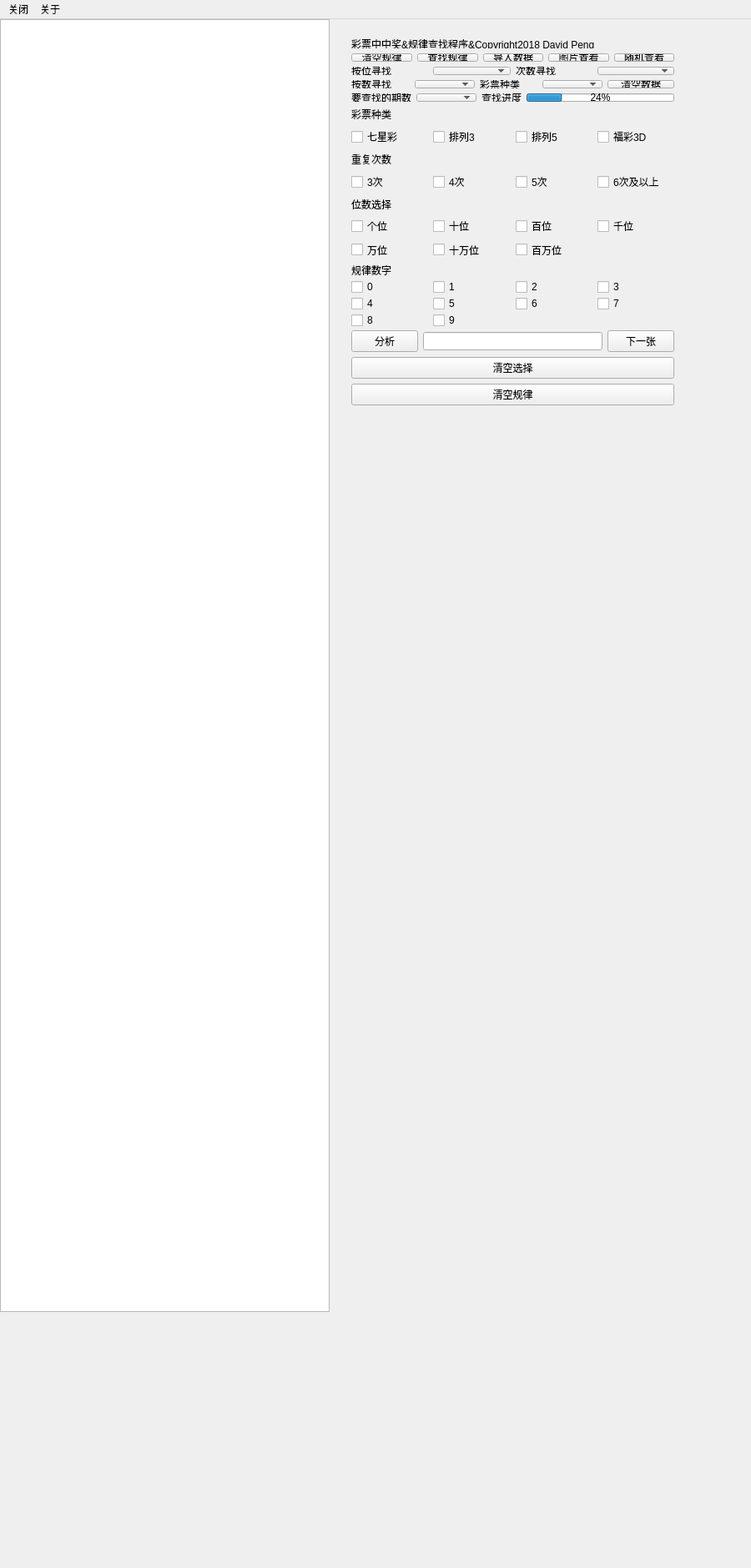
<?xml version="1.0" encoding="UTF-8"?>
<ui version="4.0">
 <class>MainWindow</class>
 <widget class="QMainWindow" name="MainWindow">
  <property name="windowModality">
   <enum>Qt::ApplicationModal</enum>
  </property>
  <property name="geometry">
   <rect>
    <x>0</x>
    <y>0</y>
    <width>900</width>
    <height>1880</height>
   </rect>
  </property>
  <property name="minimumSize">
   <size>
    <width>900</width>
    <height>1880</height>
   </size>
  </property>
  <property name="maximumSize">
   <size>
    <width>900</width>
    <height>1903</height>
   </size>
  </property>
  <property name="windowTitle">
   <string>彩票规律程序</string>
  </property>
  <widget class="QWidget" name="centralWidget">
   <property name="minimumSize">
    <size>
     <width>900</width>
     <height>1880</height>
    </size>
   </property>
   <property name="maximumSize">
    <size>
     <width>900</width>
     <height>1880</height>
    </size>
   </property>
   <widget class="RealTableView" name="tableView">
    <property name="enabled">
     <bool>true</bool>
    </property>
    <property name="geometry">
     <rect>
      <x>0</x>
      <y>0</y>
      <width>395</width>
      <height>1550</height>
     </rect>
    </property>
    <property name="minimumSize">
     <size>
      <width>395</width>
      <height>1550</height>
     </size>
    </property>
    <property name="maximumSize">
     <size>
      <width>395</width>
      <height>1550</height>
     </size>
    </property>
    <property name="styleSheet">
     <string notr="true"/>
    </property>
    <property name="midLineWidth">
     <number>2</number>
    </property>
    <property name="horizontalScrollBarPolicy">
     <enum>Qt::ScrollBarAsNeeded</enum>
    </property>
    <property name="sizeAdjustPolicy">
     <enum>QAbstractScrollArea::AdjustToContents</enum>
    </property>
    <property name="textElideMode">
     <enum>Qt::ElideMiddle</enum>
    </property>
   </widget>
   <widget class="QWidget" name="layoutWidget">
    <property name="geometry">
     <rect>
      <x>410</x>
      <y>13</y>
      <width>409</width>
      <height>461</height>
     </rect>
    </property>
    <layout class="QVBoxLayout" name="verticalLayout_3">
     <item>
      <layout class="QVBoxLayout" name="verticalLayout_2">
       <item>
        <layout class="QVBoxLayout" name="verticalLayout">
         <item>
          <layout class="QGridLayout" name="gridLayout">
           <item row="0" column="0">
            <widget class="QLabel" name="label_4">
             <property name="text">
              <string>彩票中中奖&amp;规律查找程序&amp;Copyright2018 David Peng</string>
             </property>
            </widget>
           </item>
           <item row="1" column="0">
            <layout class="QHBoxLayout" name="horizontalLayout">
             <item>
              <widget class="QPushButton" name="prev">
               <property name="text">
                <string>清空规律</string>
               </property>
              </widget>
             </item>
             <item>
              <widget class="QPushButton" name="start">
               <property name="sizePolicy">
                <sizepolicy hsizetype="Fixed" vsizetype="Fixed">
                 <horstretch>0</horstretch>
                 <verstretch>0</verstretch>
                </sizepolicy>
               </property>
               <property name="text">
                <string>查找规律</string>
               </property>
              </widget>
             </item>
             <item>
              <widget class="QPushButton" name="next">
               <property name="text">
                <string>导入数据</string>
               </property>
              </widget>
             </item>
             <item>
              <widget class="QPushButton" name="pushButton">
               <property name="sizePolicy">
                <sizepolicy hsizetype="Fixed" vsizetype="Fixed">
                 <horstretch>0</horstretch>
                 <verstretch>0</verstretch>
                </sizepolicy>
               </property>
               <property name="text">
                <string>图片查看</string>
               </property>
              </widget>
             </item>
             <item>
              <widget class="QPushButton" name="pushButton_2">
               <property name="text">
                <string>随机查看</string>
               </property>
              </widget>
             </item>
            </layout>
           </item>
           <item row="2" column="0">
            <layout class="QHBoxLayout" name="horizontalLayout_2">
             <item>
              <widget class="QLabel" name="label_7">
               <property name="text">
                <string>按位寻找</string>
               </property>
              </widget>
             </item>
             <item>
              <widget class="QComboBox" name="cb_bits"/>
             </item>
             <item>
              <widget class="QLabel" name="label_5">
               <property name="text">
                <string>次数寻找</string>
               </property>
              </widget>
             </item>
             <item>
              <widget class="QComboBox" name="cb_times"/>
             </item>
            </layout>
           </item>
           <item row="3" column="0">
            <layout class="QHBoxLayout" name="horizontalLayout_3">
             <item>
              <widget class="QLabel" name="label">
               <property name="text">
                <string>按数寻找</string>
               </property>
              </widget>
             </item>
             <item>
              <widget class="QComboBox" name="cb_nums"/>
             </item>
             <item>
              <widget class="QLabel" name="label_6">
               <property name="text">
                <string>彩票种类</string>
               </property>
              </widget>
             </item>
             <item>
              <widget class="QComboBox" name="cb_kinds"/>
             </item>
             <item>
              <widget class="QPushButton" name="pushButton_3">
               <property name="text">
                <string>清空数据</string>
               </property>
              </widget>
             </item>
            </layout>
           </item>
           <item row="4" column="0">
            <layout class="QHBoxLayout" name="horizontalLayout_4">
             <item>
              <widget class="QLabel" name="label_2">
               <property name="text">
                <string>要查找的期数</string>
               </property>
              </widget>
             </item>
             <item>
              <widget class="QComboBox" name="cb_no"/>
             </item>
             <item>
              <widget class="QLabel" name="label_3">
               <property name="text">
                <string>查找进度</string>
               </property>
              </widget>
             </item>
             <item>
              <widget class="QProgressBar" name="progressBar">
               <property name="value">
                <number>24</number>
               </property>
              </widget>
             </item>
            </layout>
           </item>
          </layout>
         </item>
         <item>
          <layout class="QGridLayout" name="gridLayout_5">
           <item row="0" column="0">
            <widget class="QLabel" name="label_8">
             <property name="text">
              <string>彩票种类</string>
             </property>
            </widget>
           </item>
           <item row="1" column="0">
            <widget class="QCheckBox" name="qxc">
             <property name="text">
              <string>七星彩</string>
             </property>
            </widget>
           </item>
           <item row="1" column="1">
            <widget class="QCheckBox" name="pl3">
             <property name="text">
              <string>排列3</string>
             </property>
            </widget>
           </item>
           <item row="1" column="2">
            <widget class="QCheckBox" name="pl5">
             <property name="text">
              <string>排列5</string>
             </property>
            </widget>
           </item>
           <item row="1" column="3">
            <widget class="QCheckBox" name="fc3d">
             <property name="text">
              <string>福彩3D</string>
             </property>
            </widget>
           </item>
          </layout>
         </item>
         <item>
          <layout class="QGridLayout" name="gridLayout_4">
           <item row="0" column="0">
            <widget class="QLabel" name="label_9">
             <property name="text">
              <string>重复次数</string>
             </property>
            </widget>
           </item>
           <item row="1" column="0">
            <widget class="QCheckBox" name="ThreeTime">
             <property name="text">
              <string>3次</string>
             </property>
            </widget>
           </item>
           <item row="1" column="1">
            <widget class="QCheckBox" name="FourTime">
             <property name="text">
              <string>4次</string>
             </property>
            </widget>
           </item>
           <item row="1" column="2">
            <widget class="QCheckBox" name="FiveTime">
             <property name="text">
              <string>5次</string>
             </property>
            </widget>
           </item>
           <item row="1" column="3">
            <widget class="QCheckBox" name="SixMoreTime">
             <property name="text">
              <string>6次及以上</string>
             </property>
            </widget>
           </item>
          </layout>
         </item>
         <item>
          <layout class="QGridLayout" name="gridLayout_3">
           <item row="0" column="0">
            <widget class="QLabel" name="label_10">
             <property name="text">
              <string>位数选择</string>
             </property>
            </widget>
           </item>
           <item row="1" column="0">
            <widget class="QCheckBox" name="Bit_One">
             <property name="text">
              <string>个位</string>
             </property>
            </widget>
           </item>
           <item row="1" column="1">
            <widget class="QCheckBox" name="Bit_Two">
             <property name="text">
              <string>十位</string>
             </property>
            </widget>
           </item>
           <item row="1" column="2">
            <widget class="QCheckBox" name="Bit_Three">
             <property name="text">
              <string>百位</string>
             </property>
            </widget>
           </item>
           <item row="1" column="3">
            <widget class="QCheckBox" name="Bit_Four">
             <property name="text">
              <string>千位</string>
             </property>
            </widget>
           </item>
           <item row="2" column="0">
            <widget class="QCheckBox" name="Bit_Five">
             <property name="text">
              <string>万位</string>
             </property>
            </widget>
           </item>
           <item row="2" column="1">
            <widget class="QCheckBox" name="Bit_Six">
             <property name="text">
              <string>十万位</string>
             </property>
            </widget>
           </item>
           <item row="2" column="2">
            <widget class="QCheckBox" name="Bit_Seven">
             <property name="text">
              <string>百万位</string>
             </property>
            </widget>
           </item>
          </layout>
         </item>
         <item>
          <layout class="QGridLayout" name="gridLayout_2">
           <item row="0" column="0">
            <widget class="QLabel" name="label_11">
             <property name="text">
              <string>规律数字</string>
             </property>
            </widget>
           </item>
           <item row="1" column="0">
            <widget class="QCheckBox" name="Num_Zero">
             <property name="text">
              <string>0</string>
             </property>
            </widget>
           </item>
           <item row="1" column="1">
            <widget class="QCheckBox" name="Num_One">
             <property name="text">
              <string>1</string>
             </property>
            </widget>
           </item>
           <item row="1" column="2">
            <widget class="QCheckBox" name="Num_Two">
             <property name="text">
              <string>2</string>
             </property>
            </widget>
           </item>
           <item row="1" column="3">
            <widget class="QCheckBox" name="Num_Three">
             <property name="text">
              <string>3</string>
             </property>
            </widget>
           </item>
           <item row="2" column="0">
            <widget class="QCheckBox" name="Num_Four">
             <property name="text">
              <string>4</string>
             </property>
            </widget>
           </item>
           <item row="2" column="1">
            <widget class="QCheckBox" name="Num_Five">
             <property name="text">
              <string>5</string>
             </property>
            </widget>
           </item>
           <item row="2" column="2">
            <widget class="QCheckBox" name="Num_Six">
             <property name="text">
              <string>6</string>
             </property>
            </widget>
           </item>
           <item row="2" column="3">
            <widget class="QCheckBox" name="Num_Seven">
             <property name="text">
              <string>7</string>
             </property>
            </widget>
           </item>
           <item row="3" column="0">
            <widget class="QCheckBox" name="Num_Eight">
             <property name="text">
              <string>8</string>
             </property>
            </widget>
           </item>
           <item row="3" column="1">
            <widget class="QCheckBox" name="Num_Nine">
             <property name="text">
              <string>9</string>
             </property>
            </widget>
           </item>
          </layout>
         </item>
        </layout>
       </item>
       <item>
        <layout class="QHBoxLayout" name="horizontalLayout_5">
         <item>
          <widget class="QPushButton" name="pushButton_4">
           <property name="text">
            <string>分析</string>
           </property>
          </widget>
         </item>
         <item>
          <widget class="QLineEdit" name="seq"/>
         </item>
         <item>
          <widget class="QPushButton" name="pushButton_5">
           <property name="text">
            <string>下一张</string>
           </property>
          </widget>
         </item>
        </layout>
       </item>
      </layout>
     </item>
     <item>
      <widget class="QPushButton" name="pushButton_7">
       <property name="text">
        <string>清空选择</string>
       </property>
      </widget>
     </item>
     <item>
      <widget class="QPushButton" name="pushButton_6">
       <property name="text">
        <string>清空规律</string>
       </property>
      </widget>
     </item>
    </layout>
   </widget>
  </widget>
  <widget class="QMenuBar" name="menuBar">
   <property name="geometry">
    <rect>
     <x>0</x>
     <y>0</y>
     <width>900</width>
     <height>23</height>
    </rect>
   </property>
   <widget class="QMenu" name="menu">
    <property name="title">
     <string>关闭</string>
    </property>
   </widget>
   <widget class="QMenu" name="menu_2">
    <property name="title">
     <string>关于</string>
    </property>
   </widget>
   <addaction name="menu"/>
   <addaction name="menu_2"/>
  </widget>
  <action name="actionHello">
   <property name="checkable">
    <bool>true</bool>
   </property>
   <property name="text">
    <string>Hello</string>
   </property>
  </action>
 </widget>
 <layoutdefault spacing="6" margin="11"/>
 <customwidgets>
  <customwidget>
   <class>RealTableView</class>
   <extends>QTableView</extends>
   <header>realtableview.h</header>
  </customwidget>
 </customwidgets>
 <resources/>
 <connections/>
</ui>
